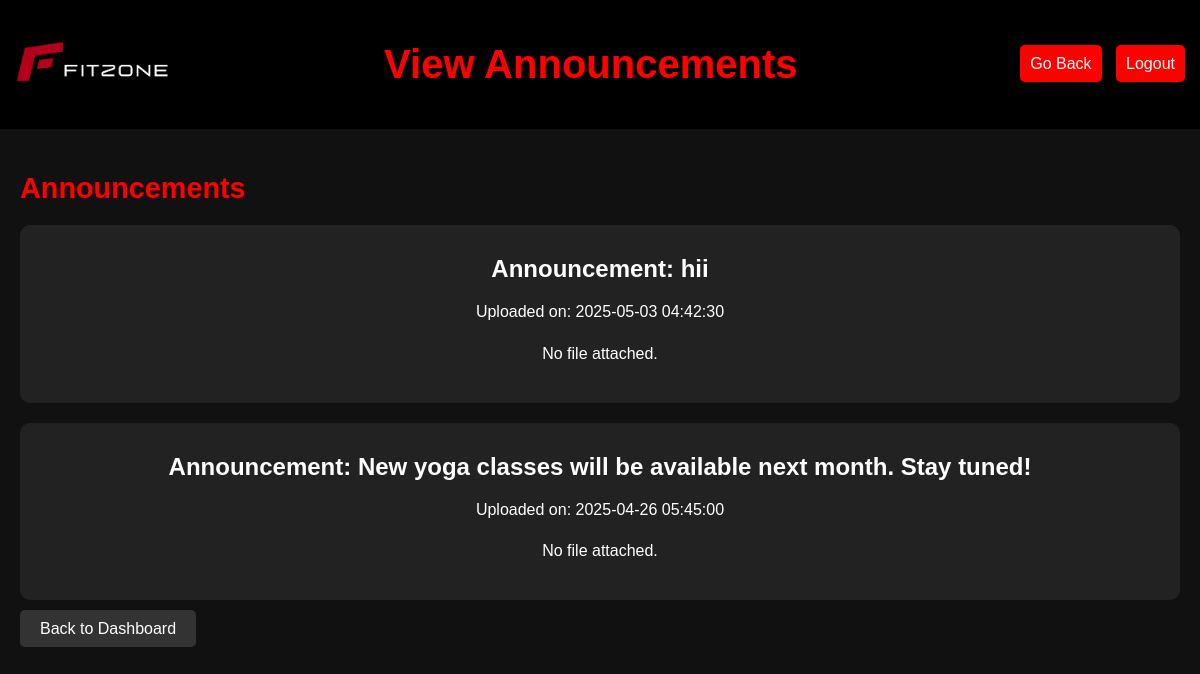
/gym/includes/user/viewannouncement.php (signed in), run on the app's committed database.
### tables this page shows
CREATE TABLE `announcements` (
  `announcement_id` int(11) NOT NULL,
  `staff_id` int(11) NOT NULL,
  `note` text NOT NULL,
  `file_name` varchar(255) DEFAULT NULL,
  `uploaded_on` timestamp NOT NULL DEFAULT current_timestamp()
);

### gym/includes/user/viewannouncement.php (the view, shortened to what this page needs)
<?php
include('../dbconnect.php');
$announcements = mysqli_query($conn, "SELECT * FROM announcements ORDER BY uploaded_on DESC");
?>
<!DOCTYPE html>
<html lang="en">
<head>
</head>
<body>
<header>
    <div class="logo">
        <img src="../image/logo.png" alt="FitZone Logo">
    </div>
    <h1>View Announcements</h1>
    <div class="nav-links">
        <a href="user_dashboard.php">Go Back</a>
        <a href="../logout.php">Logout</a>
    </div>
</header>
<div class="container">
    <h2 class="section-title">Announcements</h2>
    <?php while ($row = mysqli_fetch_assoc($announcements)): ?>
    <div class="announcement-box">
        <h3>Announcement: <?= $row['note'] ?></h3>
        <p>Uploaded on: <?= $row['uploaded_on'] ?></p>
        <?php if ($row['file_name']): ?>
            <a href="../uploads/<?= $row['file_name'] ?>" class="download-btn" target="_blank">Download File</a>
        <?php else: ?>
            <p>No file attached.</p>
        <?php endif; ?>
    </div>
    <?php endwhile; ?>
    <a href="user_dashboard.php" class="back-btn">Back to Dashboard</a>
</div>
</body>
</html>

### gym/includes/user/viewannouncement.php (style rules this page uses)
body { font-family: Arial, sans-serif; background-color: #111; color: white; margin: 0; padding: 0; }
header { background-color: black; color: white; padding: 15px; display: flex; justify-content: space-between; align-items: center; }
header img { height: 50px; }
header h1 { color: red; font-size: 2.5em; }
.nav-links a { color: white; padding: 10px; text-decoration: none; background-color: red; border-radius: 5px; margin-left: 10px; }
.container { padding: 20px; }
.section-title { font-size: 1.8em; margin-bottom: 20px; color: red; }
.announcement-box { background: #222; padding: 20px; margin: 20px 0; border-radius: 10px; text-align: center; }
.announcement-box h3 { margin: 10px 0; font-size: 1.5em; }
.announcement-box p { line-height: 1.6; }
.back-btn { margin-top: 20px; background-color: #333; padding: 10px 20px; color: white; text-decoration: none; border-radius: 5px; }

### data on the page
announcements: note "hii", uploaded_on "2025-05-03 04:42:30", file_name "No file attached."
announcements: note "New yoga classes will be available next month. Stay tuned!", uploaded_on "2025-04-26 05:45:00", shows "No file attached."
